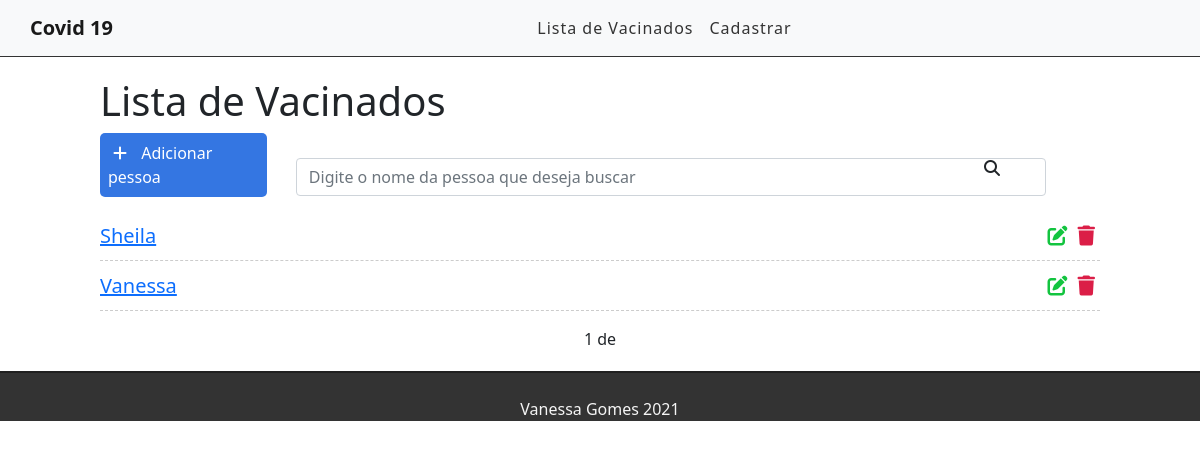
The app's page /, older data.
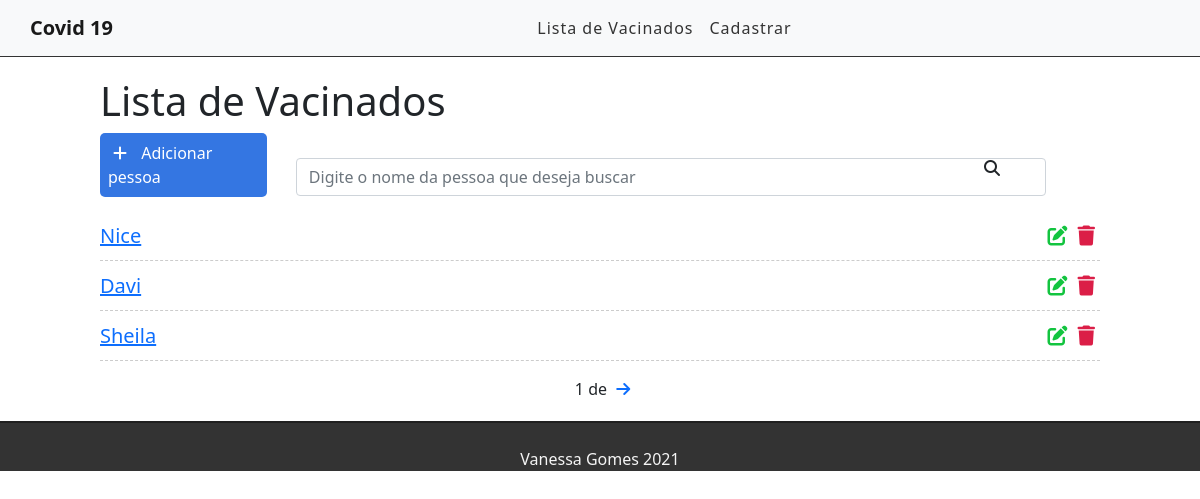
The same page, newer data.
### cadastro/models.py (models this page shows, shortened)
class Cadastro(models.Model):
    nome = models.CharField('Nome',max_length=255)
    idade = models.CharField('Idade', max_length=255)
    data = models.CharField('Data', max_length=255)
    numero_da_dose = models.CharField('Numero da Dose', max_length=255)
    created_at = models.DateTimeField(auto_now_add=True)
    updated_at = models.DateTimeField(auto_now=True)

### cadastro/views.py (the view)
# urls.py: path('', views.listaVacinados, name='vacinados-list'),
def listaVacinados(request):
    cadastro_list = Cadastro.objects.all().order_by('-created_at')
    paginator = Paginator(cadastro_list, 3)
    page = request.GET.get('page')
    cadastro = paginator.get_page(page)
    return render(request, 'cadastro/list.html', {'cadastro' : cadastro} )

### cadastro/templates/cadastro/list.html (shortened to what this page needs)
{% extends 'base.html' %}
{% block content %}
<div class="offset-1 col-10 list-div">
    <h1>Lista de Vacinados</h1>
    <a id="add-link" href="novocadastro/">
        <div class="col-2 add-div">
            <i class="fas fa-plus"></i> Adicionar pessoa
        </div>
    </a>
    <div class="col-9 search-div">
        <input class="form-control" type="text" id="search" name="search" placeholder="Digite o nome da pessoa que deseja buscar">
        <i class="fas fa-search"></i>
    </div>
    <ul class="vacinados-list">
        {% for cadastro in cadastro%}
        <li class="vacinados-item">
            <span><a href="/cadastro/{{cadastro.id}}">{{cadastro.nome}}</a></span>
            <a href="/delete/{{cadastro.id}}" class="delete-btn"><span><i class="fas fa-trash"></i></span></a>
            <a href="/edit/{{cadastro.id}}"><span><i class="fas fa-edit"></i></span></a>
        </li>
        {% endfor %}
    </ul>
    <div class="pagination">
        <span class="step-links">
            <span class="current">
                {{ cadastro.number }} de {{ cadastro.paginatior.num_pages}}
            </span>
            {% if cadastro.has_next %}
                <a href="?page={{ cadastro.next_page_number }}"><i class="fas fa-arrow-right"></i></a>
            {% endif %}
        </span>
    </div>
</div>
{% endblock %}

Row changes from the older to the newer data that the page shows:
no longer on this page (row edited): Cadastro: nome "Vanessa"
added Cadastro: nome "Nice"
added Cadastro: nome "Davi"
